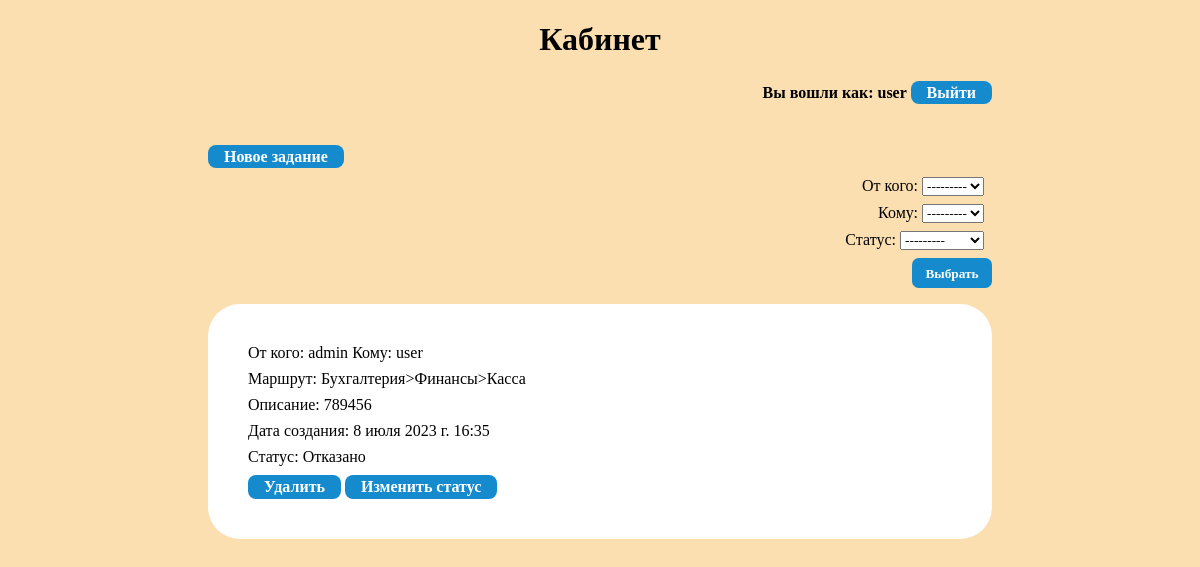
/cabinet/ (signed in), run on the app's committed database.
### tasks/models.py (models this page shows, shortened)
class Task(models.Model):
    class Status(models.TextChoices):
        CREATED = "CR", "В работе"
        REJECTED = "RJ", "Отказано"
        FINISHED = "FN", "Завершено"
    user_to = models.ForeignKey(User, verbose_name='Кому', null=True, blank=True, related_name="actor", on_delete=models.PROTECT, default=None)
    user_from = models.ForeignKey(User, null=True, verbose_name='От кого', blank=True, related_name="creator", on_delete=models.PROTECT, default=None)
    menu_point = models.ForeignKey(MenuPoint, null=True, blank=True, on_delete=models.PROTECT, default=None)
    current_status = models.CharField(max_length=2, verbose_name='Статус', choices=Status.choices, default=Status.CREATED)
    description = models.TextField(verbose_name='Описание')
    date_create = models.DateTimeField(auto_now_add=True)

class MenuPoint(models.Model):
    parent = models.ForeignKey('self', null=True, blank=True, on_delete=models.PROTECT, related_name='child')
    menu_point_name = models.CharField(max_length=50)
    def get_full_path(self):
        return f'{self.parent.get_full_path()}>{self.menu_point_name}' if self.parent else self.menu_point_name
    def __str__(self):
        return self.get_full_path()

### tasks/views.py (the view)
# urls.py: path('cabinet/', views.TaskList.as_view(), name="cabinet"),
class TaskList(LocalLoginRequiredMixin, ListView):
    model = Task
    queryset = Task.objects.all()
    def get_context_data(self, *, object_list=None, **kwargs):
        res = super().get_context_data(object_list=None, **kwargs)
        res.update({"user_name": self.request.user.username})
        res['form']=self.filterset.form
        return res
    def get_queryset(self):
        queryset = super().get_queryset()
        queryset = queryset.filter(Q(user_to=self.request.user) | Q(user_from=self.request.user)).order_by('-date_create')
        self.filterset = TaskFilter(self.request.GET,queryset=queryset)
        return self.filterset.qs

### tasks/templates/tasks/task_list.html (shortened to what this page needs)
{% extends "base.html" %}
{% block header %}Кабинет{% endblock header %}
{% block content %}
    <h4 align="right">
    Вы вошли как: {{ user_name }}
    <a href="{% url 'logout' %}">Выйти</a>
    </h4>
    <br>
    <a href="{% url 'new_task' %}">Новое задание</a>
    <form align="right" method="GET" action="{% url 'cabinet' %}">
        {{ form.as_p }}
        <input type="submit" value="Выбрать">
    </form>
    <ul>
      {% for article in object_list %}
      <li>
          <p>От кого: {{ article.user_from }} Кому: {{ article.user_to }}</p>
          <p>Маршрут: {{ article.menu_point }}</p>
          <p>Описание: {{ article.description }}</p>
          <p>Дата создания: {{ article.date_create }}</p>
          <p>Статус: {{ article.get_current_status_display }}</p>
          <p>
          <a href="{% url 'delete' article.id %}">Удалить</a>
          <a href="{% url 'update' article.id %}">Изменить статус</a>
          </p>
      </li>
        {% empty %}
      <li>No articles yet.</li>
        {% endfor %}
    </ul>
{% endblock content %}

### tasks/templates/base.html (style rules this page uses)
* { font-family: "Comic Sans MS", "Comic Sans", cursive; }
p { margin: 0.5em }
ul { padding: 0em }
li { margin-left: 0em; margin-right: 0em; margin-top: 1em; background: #ffffff; list-style-type: none; width:45em; padding: 2em; border-radius: 2em; }
a,input[type=submit] { width: auto; display: inline; background: #158bcd; border-radius: 0.5em; color: white; font-weight: bold; line-height: 25px; text-align: center; padding-left: 1em; padding-right: 1em; padding-top:0.2em; padding-bottom:0.2em; text-decoration: none; }
a { height: auto; }
input[type=submit] { border:none; }
body { max-width: max-content; margin: auto; background: #fbdfb1; }

### data on the page
Task: user_from "admin", user_to "user", menu_point "Бухгалтерия>Финансы>Касса", description "789456", date_create "8 июля 2023 г. 16:35", current_status "Отказано"

### other printed values
{{ user_name }} "user"
